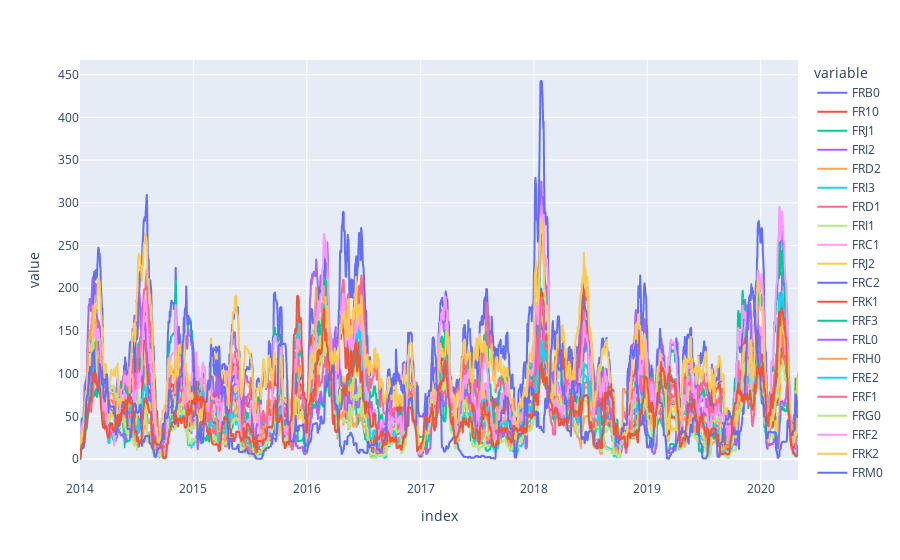

Notebook code cell kept with this figure:
### Code cell
TP_cum_month[Country_temperature(TP,'FR')].plot()

### Figure 1 — Plotly figure (JSON) as saved in the notebook; plotly's stock layout.template omitted (floating-point values rounded to 4 significant figures; data arrays with more than 128 entries replaced by an {"elided": "..."} marker saying what was removed)
{"data": [{"hovertemplate": "variable=FRB0<br>index=%{x}<br>value=%{y}<extra></extra>", "legendgroup": "FRB0", "line": {"color": "#636efa", "dash": "solid"}, "marker": {"symbol": "circle"}, "mode": "lines", "name": "FRB0", "showlegend": true, "type": "scattergl", "x": {"elided": "2312 str values"}, "xaxis": "x", "y": {"elided": "2312 float values"}, "yaxis": "y"}, {"hovertemplate": "variable=FR10<br>index=%{x}<br>value=%{y}<extra></extra>", "legendgroup": "FR10", "line": {"color": "#EF553B", "dash": "solid"}, "marker": {"symbol": "circle"}, "mode": "lines", "name": "FR10", "showlegend": true, "type": "scattergl", "x": {"elided": "2312 str values"}, "xaxis": "x", "y": {"elided": "2312 float values"}, "yaxis": "y"}, {"hovertemplate": "variable=FRJ1<br>index=%{x}<br>value=%{y}<extra></extra>", "legendgroup": "FRJ1", "line": {"color": "#00cc96", "dash": "solid"}, "marker": {"symbol": "circle"}, "mode": "lines", "name": "FRJ1", "showlegend": true, "type": "scattergl", "x": {"elided": "2312 str values"}, "xaxis": "x", "y": {"elided": "2312 float values"}, "yaxis": "y"}, {"hovertemplate": "variable=FRI2<br>index=%{x}<br>value=%{y}<extra></extra>", "legendgroup": "FRI2", "line": {"color": "#ab63fa", "dash": "solid"}, "marker": {"symbol": "circle"}, "mode": "lines", "name": "FRI2", "showlegend": true, "type": "scattergl", "x": {"elided": "2312 str values"}, "xaxis": "x", "y": {"elided": "2312 float values"}, "yaxis": "y"}, {"hovertemplate": "variable=FRD2<br>index=%{x}<br>value=%{y}<extra></extra>", "legendgroup": "FRD2", "line": {"color": "#FFA15A", "dash": "solid"}, "marker": {"symbol": "circle"}, "mode": "lines", "name": "FRD2", "showlegend": true, "type": "scattergl", "x": {"elided": "2312 str values"}, "xaxis": "x", "y": {"elided": "2312 float values"}, "yaxis": "y"}, {"hovertemplate": "variable=FRI3<br>index=%{x}<br>value=%{y}<extra></extra>", "legendgroup": "FRI3", "line": {"color": "#19d3f3", "dash": "solid"}, "marker": {"symbol": "circle"}, "mode": "lines", "name": "FRI3", "showlegend": true, "type": "scattergl", "x": {"elided": "2312 str values"}, "xaxis": "x", "y": {"elided": "2312 float values"}, "yaxis": "y"}, {"hovertemplate": "variable=FRD1<br>index=%{x}<br>value=%{y}<extra></extra>", "legendgroup": "FRD1", "line": {"color": "#FF6692", "dash": "solid"}, "marker": {"symbol": "circle"}, "mode": "lines", "name": "FRD1", "showlegend": true, "type": "scattergl", "x": {"elided": "2312 str values"}, "xaxis": "x", "y": {"elided": "2312 float values"}, "yaxis": "y"}, {"hovertemplate": "variable=FRI1<br>index=%{x}<br>value=%{y}<extra></extra>", "legendgroup": "FRI1", "line": {"color": "#B6E880", "dash": "solid"}, "marker": {"symbol": "circle"}, "mode": "lines", "name": "FRI1", "showlegend": true, "type": "scattergl", "x": {"elided": "2312 str values"}, "xaxis": "x", "y": {"elided": "2312 float values"}, "yaxis": "y"}, {"hovertemplate": "variable=FRC1<br>index=%{x}<br>value=%{y}<extra></extra>", "legendgroup": "FRC1", "line": {"color": "#FF97FF", "dash": "solid"}, "marker": {"symbol": "circle"}, "mode": "lines", "name": "FRC1", "showlegend": true, "type": "scattergl", "x": {"elided": "2312 str values"}, "xaxis": "x", "y": {"elided": "2312 float values"}, "yaxis": "y"}, {"hovertemplate": "variable=FRJ2<br>index=%{x}<br>value=%{y}<extra></extra>", "legendgroup": "FRJ2", "line": {"color": "#FECB52", "dash": "solid"}, "marker": {"symbol": "circle"}, "mode": "lines", "name": "FRJ2", "showlegend": true, "type": "scattergl", "x": {"elided": "2312 str values"}, "xaxis": "x", "y": {"elided": "2312 float values"}, "yaxis": "y"}, {"hovertemplate": "variable=FRC2<br>index=%{x}<br>value=%{y}<extra></extra>", "legendgroup": "FRC2", "line": {"color": "#636efa", "dash": "solid"}, "marker": {"symbol": "circle"}, "mode": "lines", "name": "FRC2", "showlegend": true, "type": "scattergl", "x": {"elided": "2312 str values"}, "xaxis": "x", "y": {"elided": "2312 float values"}, "yaxis": "y"}, {"hovertemplate": "variable=FRK1<br>index=%{x}<br>value=%{y}<extra></extra>", "legendgroup": "FRK1", "line": {"color": "#EF553B", "dash": "solid"}, "marker": {"symbol": "circle"}, "mode": "lines", "name": "FRK1", "showlegend": true, "type": "scattergl", "x": {"elided": "2312 str values"}, "xaxis": "x", "y": {"elided": "2312 float values"}, "yaxis": "y"}, {"hovertemplate": "variable=FRF3<br>index=%{x}<br>value=%{y}<extra></extra>", "legendgroup": "FRF3", "line": {"color": "#00cc96", "dash": "solid"}, "marker": {"symbol": "circle"}, "mode": "lines", "name": "FRF3", "showlegend": true, "type": "scattergl", "x": {"elided": "2312 str values"}, "xaxis": "x", "y": {"elided": "2312 float values"}, "yaxis": "y"}, {"hovertemplate": "variable=FRL0<br>index=%{x}<br>value=%{y}<extra></extra>", "legendgroup": "FRL0", "line": {"color": "#ab63fa", "dash": "solid"}, "marker": {"symbol": "circle"}, "mode": "lines", "name": "FRL0", "showlegend": true, "type": "scattergl", "x": {"elided": "2312 str values"}, "xaxis": "x", "y": {"elided": "2312 float values"}, "yaxis": "y"}, {"hovertemplate": "variable=FRH0<br>index=%{x}<br>value=%{y}<extra></extra>", "legendgroup": "FRH0", "line": {"color": "#FFA15A", "dash": "solid"}, "marker": {"symbol": "circle"}, "mode": "lines", "name": "FRH0", "showlegend": true, "type": "scattergl", "x": {"elided": "2312 str values"}, "xaxis": "x", "y": {"elided": "2312 float values"}, "yaxis": "y"}, {"hovertemplate": "variable=FRE2<br>index=%{x}<br>value=%{y}<extra></extra>", "legendgroup": "FRE2", "line": {"color": "#19d3f3", "dash": "solid"}, "marker": {"symbol": "circle"}, "mode": "lines", "name": "FRE2", "showlegend": true, "type": "scattergl", "x": {"elided": "2312 str values"}, "xaxis": "x", "y": {"elided": "2312 float values"}, "yaxis": "y"}, {"hovertemplate": "variable=FRF1<br>index=%{x}<br>value=%{y}<extra></extra>", "legendgroup": "FRF1", "line": {"color": "#FF6692", "dash": "solid"}, "marker": {"symbol": "circle"}, "mode": "lines", "name": "FRF1", "showlegend": true, "type": "scattergl", "x": {"elided": "2312 str values"}, "xaxis": "x", "y": {"elided": "2312 float values"}, "yaxis": "y"}, {"hovertemplate": "variable=FRG0<br>index=%{x}<br>value=%{y}<extra></extra>", "legendgroup": "FRG0", "line": {"color": "#B6E880", "dash": "solid"}, "marker": {"symbol": "circle"}, "mode": "lines", "name": "FRG0", "showlegend": true, "type": "scattergl", "x": {"elided": "2312 str values"}, "xaxis": "x", "y": {"elided": "2312 float values"}, "yaxis": "y"}, {"hovertemplate": "variable=FRF2<br>index=%{x}<br>value=%{y}<extra></extra>", "legendgroup": "FRF2", "line": {"color": "#FF97FF", "dash": "solid"}, "marker": {"symbol": "circle"}, "mode": "lines", "name": "FRF2", "showlegend": true, "type": "scattergl", "x": {"elided": "2312 str values"}, "xaxis": "x", "y": {"elided": "2312 float values"}, "yaxis": "y"}, {"hovertemplate": "variable=FRK2<br>index=%{x}<br>value=%{y}<extra></extra>", "legendgroup": "FRK2", "line": {"color": "#FECB52", "dash": "solid"}, "marker": {"symbol": "circle"}, "mode": "lines", "name": "FRK2", "showlegend": true, "type": "scattergl", "x": {"elided": "2312 str values"}, "xaxis": "x", "y": {"elided": "2312 float values"}, "yaxis": "y"}, {"hovertemplate": "variable=FRM0<br>index=%{x}<br>value=%{y}<extra></extra>", "legendgroup": "FRM0", "line": {"color": "#636efa", "dash": "solid"}, "marker": {"symbol": "circle"}, "mode": "lines", "name": "FRM0", "showlegend": true, "type": "scattergl", "x": {"elided": "2312 str values"}, "xaxis": "x", "y": {"elided": "2312 float values"}, "yaxis": "y"}, {"hovertemplate": "variable=FRE1<br>index=%{x}<br>value=%{y}<extra></extra>", "legendgroup": "FRE1", "line": {"color": "#EF553B", "dash": "solid"}, "marker": {"symbol": "circle"}, "mode": "lines", "name": "FRE1", "showlegend": true, "type": "scattergl", "x": {"elided": "2312 str values"}, "xaxis": "x", "y": {"elided": "2312 float values"}, "yaxis": "y"}], "layout": {"legend": {"title": {"text": "variable"}, "tracegroupgap": 0}, "margin": {"t": 60}, "xaxis": {"anchor": "y", "domain": [0, 1], "title": {"text": "index"}}, "yaxis": {"anchor": "x", "domain": [0, 1], "title": {"text": "value"}}}}
